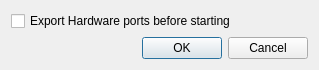
<?xml version="1.0" encoding="UTF-8"?>
<ui version="4.0">
 <class>Dialog</class>
 <widget class="QDialog" name="Dialog">
  <property name="geometry">
   <rect>
    <x>0</x>
    <y>0</y>
    <width>319</width>
    <height>68</height>
   </rect>
  </property>
  <property name="windowTitle">
   <string>A2J MIDI Options</string>
  </property>
  <layout class="QVBoxLayout" name="verticalLayout">
   <item>
    <widget class="QCheckBox" name="cb_export_hw">
     <property name="text">
      <string>Export Hardware ports before starting</string>
     </property>
    </widget>
   </item>
   <item>
    <widget class="QDialogButtonBox" name="buttonBox">
     <property name="orientation">
      <enum>Qt::Horizontal</enum>
     </property>
     <property name="standardButtons">
      <set>QDialogButtonBox::Cancel|QDialogButtonBox::Ok</set>
     </property>
    </widget>
   </item>
  </layout>
 </widget>
 <resources/>
 <connections>
  <connection>
   <sender>buttonBox</sender>
   <signal>accepted()</signal>
   <receiver>Dialog</receiver>
   <slot>accept()</slot>
   <hints>
    <hint type="sourcelabel">
     <x>248</x>
     <y>254</y>
    </hint>
    <hint type="destinationlabel">
     <x>157</x>
     <y>274</y>
    </hint>
   </hints>
  </connection>
  <connection>
   <sender>buttonBox</sender>
   <signal>rejected()</signal>
   <receiver>Dialog</receiver>
   <slot>reject()</slot>
   <hints>
    <hint type="sourcelabel">
     <x>316</x>
     <y>260</y>
    </hint>
    <hint type="destinationlabel">
     <x>286</x>
     <y>274</y>
    </hint>
   </hints>
  </connection>
 </connections>
</ui>
